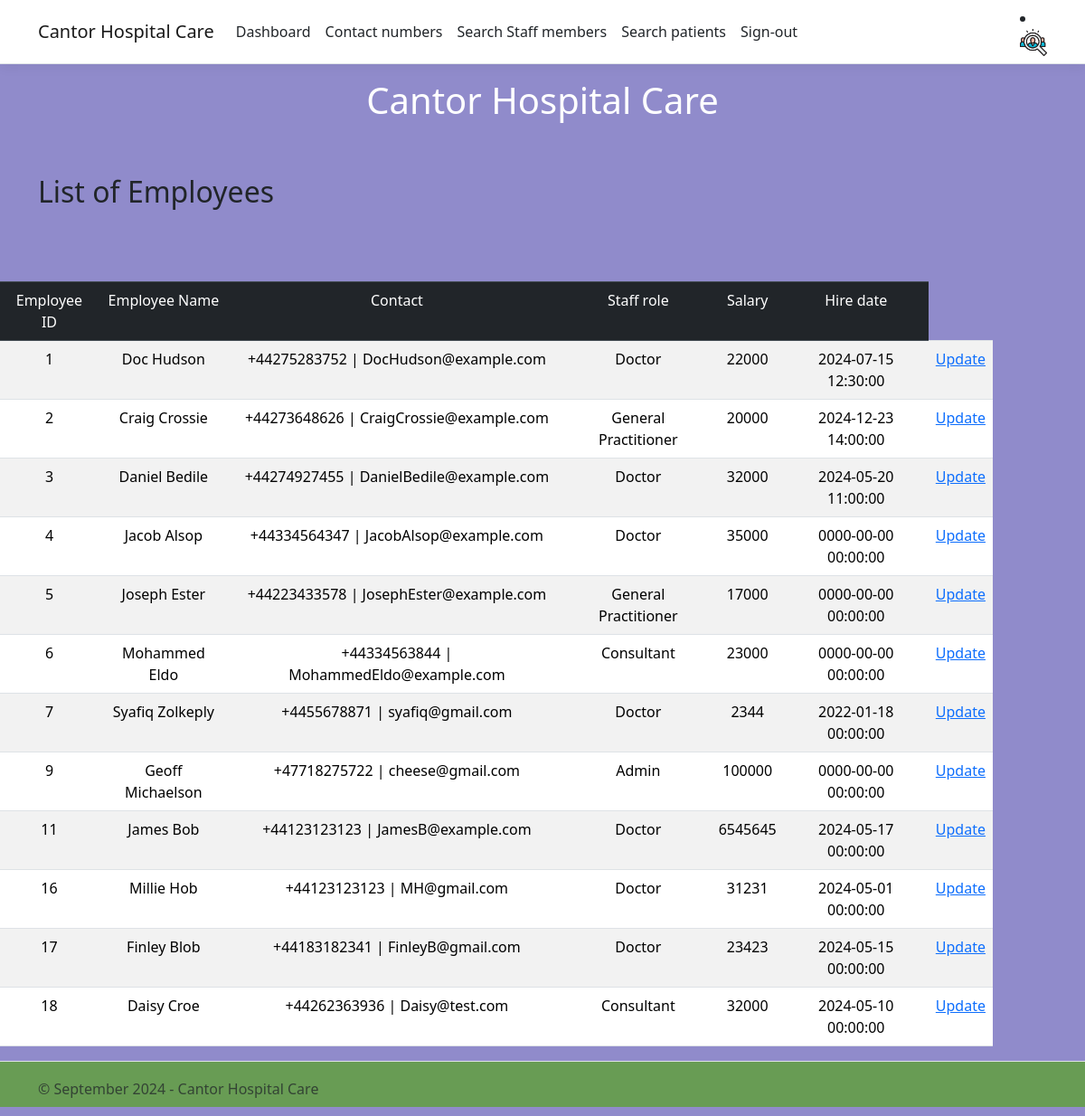
Page /adminViewStaff.php on the committed database.
### tables this page shows
CREATE TABLE `staff` (
  `ID` int(11) NOT NULL,
  `firstName` tinytext NOT NULL,
  `lastName` tinytext NOT NULL,
  `phoneNumber` tinytext NOT NULL,
  `email` char(30) NOT NULL,
  `gender` tinytext NOT NULL,
  `staffRole` tinytext NOT NULL,
  `salary` int(11) NOT NULL,
  `hireDate` datetime NOT NULL,
  `department_id` int(11) NOT NULL,
  `staffPassword` varchar(60) NOT NULL
);

### adminViewStaffSQL.php (called while the page is built)
<?php
    $sql = 'SELECT staff.ID, CONCAT(staff.firstName," ",staff.lastName) AS "Name",
    CONCAT (staff.phoneNumber," | ",staff.email) AS "Contact",
    staff.staffRole, staff.salary, staff.hireDate FROM staff';
$result = mysqli_query($conn, $sql);
$staff = array();
while ($row = mysqli_fetch_assoc($result)) {
    $staff[] = $row;
}

### adminViewStaff.php (the view, shortened to what this page needs)
<?php
include("config.php");
include_once('adminViewStaffSQL.php');
?>
<!DOCTYPE html>
<html lang="en">
<head>
    <link rel="stylesheet" href="css/global.css" type="text/css" />
    <link rel="stylesheet" href="css/mobile.css" type="text/css" media="only screen and (max-width : 620px)" />
    <link rel="stylesheet" href="css/desktop.css" type="text/css" media="only screen and (min-width : 621px)" />
</head>
    <body>
        <div class="">
            <div class="navbarContainer">
                <?php
                    include("php/includes/admin/navbar.php");
                ?>
            </div>
            <div class="header">
                <?php
                    include("php/includes/header.php");
                ?>
            </div>
            <div class="container pb-5">
                <h2>List of Employees</h2><br>
            </div>
            <div class="row">
                <div class="col-11">
                    <table class="table table-striped">
                        <thead class="table-dark">
                            <td>Employee ID</td>
                            <td>Employee Name</td>
                            <td>Contact</td>
                            <td>Staff role</td>
                            <td>Salary</td>
                            <td>Hire date</td>
                        </thead>
                        <?php for ($i = 0; $i < count($staff); $i++) : ?>
                            <tr>
                                <td><?php echo $staff[$i]['ID'] ?></td>
                                <td><?php echo $staff[$i]['Name'] ?></td>
                                <td><?php echo $staff[$i]['Contact'] ?></td>
                                <td><?php echo $staff[$i]['staffRole'] ?></td>
                                <td><?php echo $staff[$i]['salary'] ?></td>
                                <td><?php echo $staff[$i]['hireDate'] ?></td>
                                <td><a href="updateStaff.php?ID=<?php echo $staff[$i]['ID']; ?>">Update</a></td>
                            </tr>
                        <?php endfor; ?>
                    </table>
                </div>
            </div>
        </div>
        <div class="footer">
            <?php
                include("php/includes/footer.php");
                ?>
    </body>
</html>

### css/global.css (style rules this page uses)
a { color: #0366d6; }
html { font-size: 14px; }
@media (min-width: 768px) { html { font-size: 16px; } }
html { position: relative; min-height: 100%; }
body { margin-bottom: 60px; position: relative; min-height: 100vh; display: flex; flex-direction: column; }
.footer { position: relative; margin-top: auto; height: 50px; clear: both; padding-bottom: 50px; bottom: 0; width: 100%; white-space: nowrap; line-height: 60px; background-color: #689C54; color: #fff; }
.bgColor { background-color: #908BCB; max-width: 100%; }
.container { min-height: 100%; }
.row { margin: auto; text-align: center; }
.header { margin: auto; text-align: center; padding-bottom: 50px; color: white; }

### rows in the picture
staff: ID "1", Name "Doc Hudson", Contact "+44275283752 | DocHudson@example.com", staffRole "Doctor", salary "22000", hireDate "2024-07-15 12:30:00"
staff: ID "2", Name "Craig Crossie", Contact "+44273648626 | CraigCrossie@example.com", staffRole "General Practitioner", salary "20000", hireDate "2024-12-23 14:00:00"
staff: ID "3", Name "Daniel Bedile", Contact "+44274927455 | DanielBedile@example.com", staffRole "Doctor", salary "32000", hireDate "2024-05-20 11:00:00"
staff: ID "4", Name "Jacob Alsop", Contact "+44334564347 | JacobAlsop@example.com", staffRole "Doctor", salary "35000", hireDate "0000-00-00 00:00:00"
staff: ID "5", Name "Joseph Ester", Contact "+44223433578 | JosephEster@example.com", staffRole "General Practitioner", salary "17000", hireDate "0000-00-00 00:00:00"
staff: ID "6", Name "Mohammed Eldo", Contact "+44334563844 | MohammedEldo@example.com", staffRole "Consultant", salary "23000", hireDate "0000-00-00 00:00:00"
staff: ID "7", Name "Syafiq Zolkeply", Contact "+4455678871 | syafiq@gmail.com", staffRole "Doctor", salary "2344", hireDate "2022-01-18 00:00:00"
staff: ID "9", Name "Geoff Michaelson", Contact "+47718275722 | cheese@gmail.com", staffRole "Admin", salary "100000", hireDate "0000-00-00 00:00:00"
staff: ID "11", Name "James Bob", Contact "+44123123123 | JamesB@example.com", staffRole "Doctor", salary "6545645", hireDate "2024-05-17 00:00:00"
staff: ID "16", Name "Millie Hob", Contact "+44123123123 | MH@gmail.com", staffRole "Doctor", salary "31231", hireDate "2024-05-01 00:00:00"
staff: ID "17", Name "Finley Blob", Contact "+44183182341 | FinleyB@gmail.com", staffRole "Doctor", salary "23423", hireDate "2024-05-15 00:00:00"
staff: ID "18", Name "Daisy Croe", Contact "+44262363936 | Daisy@test.com", staffRole "Consultant", salary "32000", hireDate "2024-05-10 00:00:00"
